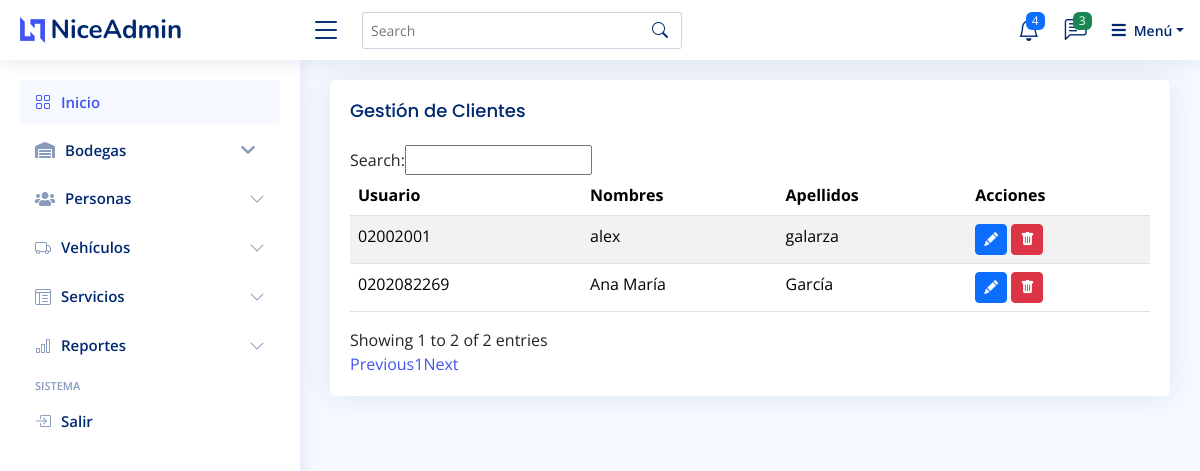
Screenshot of /app/?p=clientes (signed in) with the database file from the repository.
### tables this page shows
CREATE TABLE `usuarios` (
  `id_usuario` int(11) NOT NULL,
  `nombres` varchar(200) NOT NULL,
  `apellidos` varchar(200) NOT NULL,
  `username` varchar(250) NOT NULL,
  `password` varchar(250) NOT NULL,
  `nivel` int(1) NOT NULL
);

### app/clientes.php (the view, shortened to what this page needs)
<?php
require_once 'conexion.php';
$sql = "SELECT * FROM usuarios WHERE nivel = 1";
$query = $pdo->prepare($sql);
$query->execute();
$resultado = $query->fetchAll();
?>
<main id="main" class="main">
  <section class="section">
    <div class="row">
      <div class="col-lg-12">
        <div class="card">
          <div class="card-body">
            <h5 class="card-title">Gestión de Clientes</h5>
            <table class="table table-striped" id="tabla_clientes">
              <thead>
                <tr>
                  <th>Usuario</th>
                  <th>Nombres</th>
                  <th>Apellidos</th>
                  <th>Acciones</th>
                </tr>
              </thead>
              <tbody>
                <?php foreach ($resultado as $dato): ?>
                <tr>
                  <td><?php echo $dato['username']; ?></td>
                  <td><?php echo $dato['nombres']; ?></td>
                  <td><?php echo $dato['apellidos']; ?></td>
                  <td>
                    <a href="?p=editar_cliente&id=<?php echo $dato['id_usuario']; ?>" class="btn btn-primary btn-sm">
                      <i class="bi bi-pencil-fill"></i>
                    </a>
                    <a href="?p=eliminar_cliente&id=<?php echo $dato['id_usuario']; ?>" class="btn btn-danger btn-sm">
                      <i class="bi bi-trash-fill"></i>
                    </a>
                  </td>
                </tr>
                <?php endforeach; ?>
              </tbody>
            </table>
          </div>
        </div>
      </div>
    </div>
  </section>
</main>

### app/assets/css/style.css (style rules this page uses)
:root { scroll-behavior: smooth; }
body { font-family: "Open Sans", sans-serif; background: #f6f9ff; color: #444444; }
a { color: #4154f1; text-decoration: none; }
h1, h2, h3, h4, h5, h6 { font-family: "Nunito", sans-serif; }
#main { margin-top: 60px; padding: 20px 30px; transition: all 0.3s; }
.card { margin-bottom: 30px; border: none; border-radius: 5px; box-shadow: 0px 0 30px rgba(1, 41, 112, 0.1); }
.card-title { padding: 20px 0 15px 0; font-size: 18px; font-weight: 500; color: #012970; font-family: "Poppins", sans-serif; }
.card-body { padding: 0 20px 20px 20px; }
@media (min-width: 1200px) { #main, #footer { margin-left: 300px; } }

### rows the page displays
usuarios: username "0202082269", nombres "Ana María", apellidos "García"
usuarios: username "02002001", nombres "alex", apellidos "galarza"
